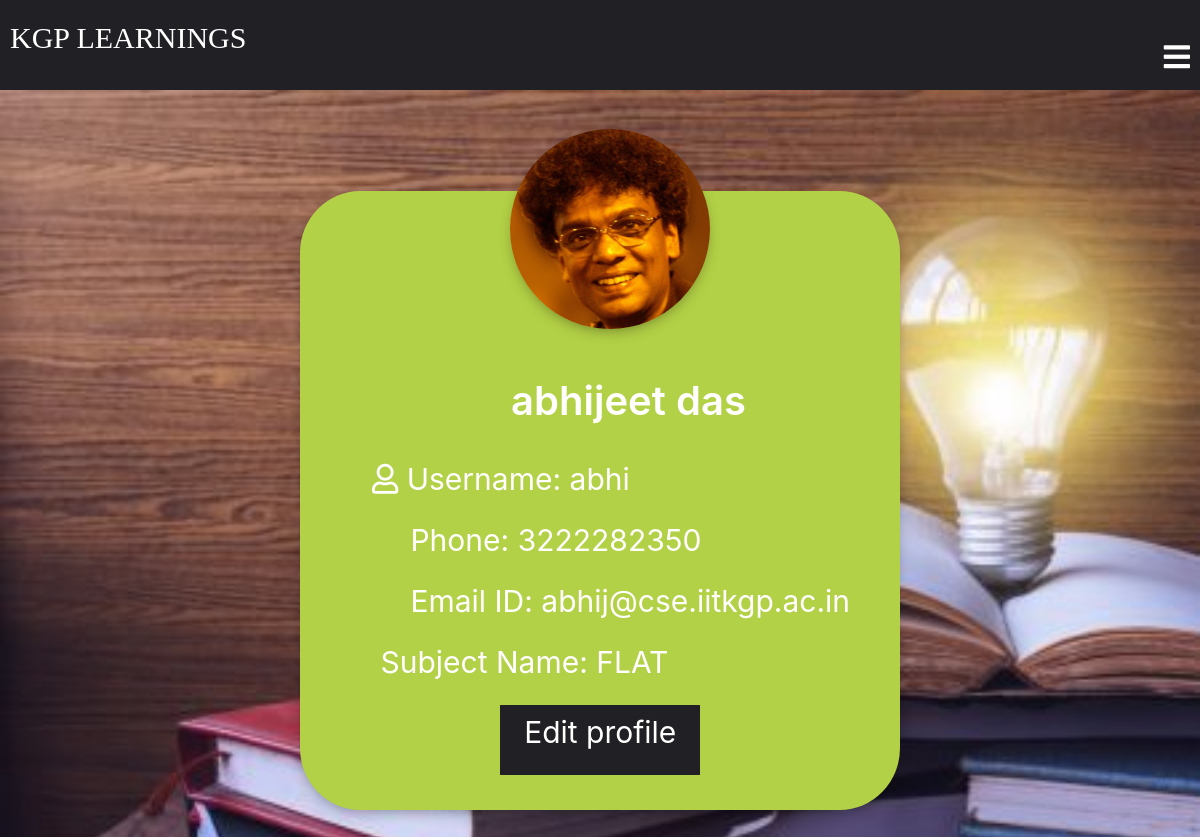
The app's page /classroom/teacher/17/ (signed in) with its own data.
### classroom/models.py (models this page shows, shortened)
class Teacher(models.Model):
    user = models.OneToOneField(
        User, on_delete=models.CASCADE, primary_key=True, related_name='Teacher')
    teacher_profile_pic = models.ImageField(
        upload_to="classroom/teacher_profile_pic", blank=True)
    subject_name = models.CharField(max_length=250)
    email = models.EmailField(max_length=254)
    name = models.CharField(max_length=250)
    class_students = models.ManyToManyField(Student, through="StudentsInClass")
    phone = models.IntegerField()

class User(AbstractUser):
    is_teacher = models.BooleanField(default=False)
    is_student = models.BooleanField(default=False)

### classroom/views.py (the view)
# urls.py: path('teacher/<int:pk>/',views.TeacherDetailView.as_view(),name="teacher_detail"),
class TeacherDetailView(LoginRequiredMixin, DetailView):
    context_object_name = "teacher"
    model = models.Teacher
    template_name = 'teacher_detail_page.html'

### template/teacher_detail_page.html (shortened to what this page needs)
{% extends 'base.html' %}
{% load static %}
{% block content %}
<div class="profile">
  <div class="profile-box">
    {% if teacher.teacher_profile_pic %}
    <img src="{{ teacher.teacher_profile_pic.url }}" alt="">
    {% else %}
    <img src="{% static 'images/login-avatar.PNG' %}" alt="">
    {% endif %}
    <div class="profile-details">
      <h1>{{ teacher.name }}</h1>
      <br>
      <p><i class="far fa-user"></i> Username: {{ teacher.user.username }}</p>
      <p><i class="far fa-phone"></i> Phone: {{ teacher.phone }}</p>
      <p><i class="far fa-envelope-open-text"></i> Email ID: {{ teacher.email }}</p>
      <p> Subject Name: {{ teacher.subject_name }}</p>
      <a href="{% url 'classroom:teacher_update' pk=user.pk %}">
        <p class="edit-button">Edit profile</p>
      </a>
    </div>
  </div>
</div>
{% endblock %}

### static/css/newbase.css (style rules this page uses)
.profile { margin:0; padding: 0; position: absolute; width:100%; height: 100vh; display:flex; justify-content: center; align-items: center; }
.profile img { position: absolute; margin: 0; width: 100%; height: 100%; object-fit: cover; background-attachment: fixed; }
.profile-box { width: 600px; margin-top: 20px; background: #b3d146; position: absolute; padding: 15px; border-radius: 10%; box-shadow: 0 5px 15px -5px #00000070 }
.profile-box img { width: 200px; height: 200px; border-radius: 50%; top: -10%; left: 35%; box-shadow: 0 5px 15px -5px #00000070 }
.profile-details { color: white; margin-top: 30%; margin-left: 10%; }
.profile-details h1 { font-size: 40px; font-weight: 600; text-align: center; }
.profile-details p { font-size: 30px; font-weight: 400; }
.profile-details .edit-button { margin: 20px; margin-left: 25%; height: 70px; width: 200px; text-align: center; background: #212125; text-decoration: none; color: white; padding: 5px; }

### records on screen
Teacher: teacher_profile_pic (picture), name "abhijeet das", user.username "abhi", phone "3222282350", email "abhij@cse.iitkgp.ac.in", subject_name "FLAT"
